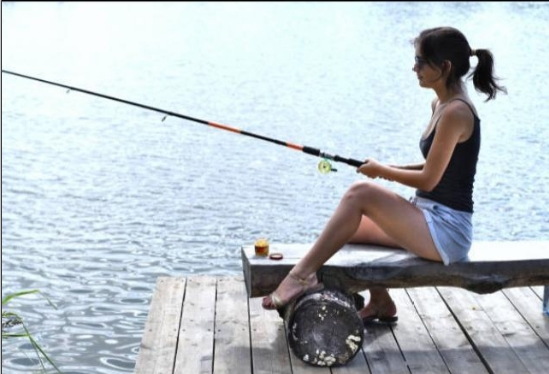
#> input picture 1-py-test/ai_study/img/opencv/imgs/52.png, 549 x 374 px, found by its file name
$ python resize.py
#> lines starting #> are read from the running program, lines starting #| are printed output that depends on the picture
### 1-py-test/OpenCV-test/image/read_img.py
"""
读取图片
"""

import cv2

path = 'D:/Data/Test/img/52.png'


def test_img():
    # 读取图像（支持 JPG、PNG 等格式）
    image = cv2.imread(path)
#> image is the input picture: shape (374, 549, 3); mean B, G, R 203, 197.3, 187.7
    return image

### 1-py-test/OpenCV-test/image/resize.py
"""
调整大小与旋转
"""

import cv2
import read_img

# 读取测试图片
image = read_img.test_img()
cv2.imshow('img-src', image)  # 显示原图

# 缩放
resized = cv2.resize(image, (300, 300))
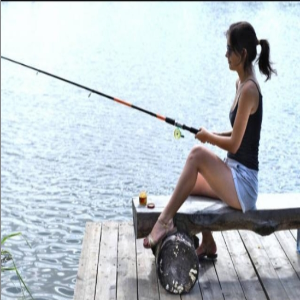
#> resized: shape (300, 300, 3); mean B, G, R 202.9, 197.2, 187.6
cv2.imshow('resized', resized)

# 读取长宽
(h, w) = image.shape[:2]
#> h = 374; w = 549
print('h', h, 'w', w)
#| h 374 w 549

# 旋转45度
matrix = cv2.getRotationMatrix2D((w // 2, h // 2), 45, 1.0)
rotated = cv2.warpAffine(image, matrix, (w, h))
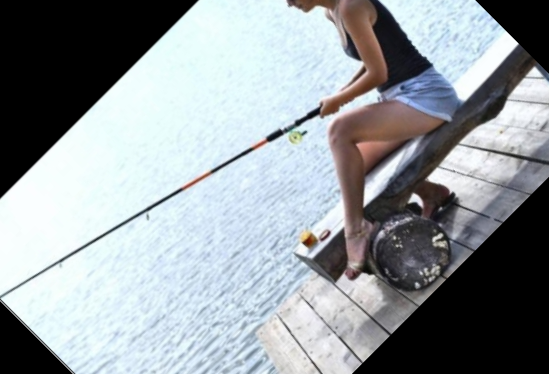
#> rotated: shape (374, 549, 3); mean B, G, R 159, 154.8, 148.1
cv2.imshow('Rotated', rotated)

key = cv2.waitKey(0)
#> (key Esc is pressed here)
print('key:', key)
